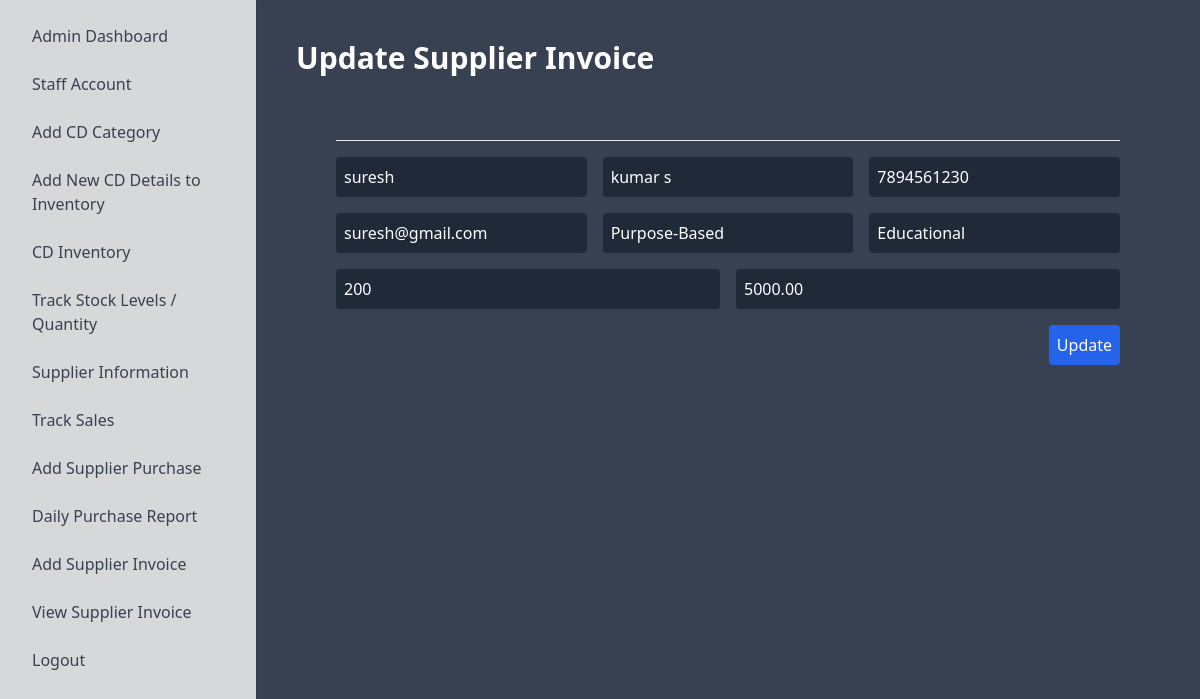
The app's page /admins/admin_update_supinvoice_detail?id=2 with its own data.
### admins/models.py (models this page shows, shortened)
class SupplierInvoice(models.Model):
    id = models.AutoField(primary_key=True)
    first_name = models.CharField(max_length=100)
    last_name = models.CharField(max_length=100)
    contact = models.CharField(max_length=15)
    email = models.EmailField()
    category = models.CharField(max_length=100, null=True, blank=True)
    subcategory = models.CharField(max_length=100, null=True, blank=True)
    quantity = models.PositiveIntegerField(null=True, blank=True)
    total_price = models.DecimalField(max_digits=10, decimal_places=2)
    created_at = models.DateTimeField(auto_now_add=True)

### admins/views.py (the view)
# urls.py: path('admin_update_supinvoice_detail', admin_update_supinvoice_detail, name='admin_update_supinvoice_detail'),
def admin_update_supinvoice_detail(request):
    user_id = request.GET.get('id')
    if not user_id:
        messages.error(request, "No user ID provided.")
        return redirect('viewsupplierinvoice')
    user = get_object_or_404(SupplierInvoice, id=user_id)
    return render(request, 'admin/admin_update_supinvoice_detail.html', {'user': user})

### templates/admin/admin_update_supinvoice_detail.html (shortened to what this page needs)
<!DOCTYPE html>
<html lang="en">
<head>
    <link href="https://cdn.jsdelivr.net/npm/tailwindcss@2.2.19/dist/tailwind.min.css" rel="stylesheet">
</head>
<body class="bg-gray-700 text-white">
    <div class="flex">
        <div class="sidebar bg-white shadow-md w-64 p-4" style="background-color: #d7d8da;">
            {% include 'admin/adminnav.html' %}
        </div>
        <div class="flex-1 p-10">
            <h1 class="text-3xl font-bold mb-6">Update Supplier Invoice</h1>
            <div class="flex-1 p-10">
                <hr>
                <div class="transparent-layer mb-6">
                    <form action="{% url 'admin_update_supinvoice_detailaction' %}" method="POST" class="space-y-4">
                        <div class="flex space-x-4">
                            <input type="text" name="first_name" placeholder="First Name" value="{{ user.first_name }}" class="p-2 w-1/3 rounded bg-gray-800 text-white">
                            <input type="text" name="last_name" placeholder="Last Name" value="{{ user.last_name }}" class="p-2 w-1/3 rounded bg-gray-800 text-white">
                            <input type="text" name="contact" placeholder="contact" value="{{ user.contact }}" class="p-2 w-1/3 rounded bg-gray-800 text-white">
                        </div>
                        <div class="flex space-x-4">
                            <input type="email" name="email" placeholder="Email" value="{{ user.email }}" class="p-2 w-1/2 rounded bg-gray-800 text-white">
                            <input type="text" name="category" placeholder="category" value="{{ user.category }}" class="p-2 w-1/2 rounded bg-gray-800 text-white">
                            <input type="text" name="subcategory" placeholder="subcategory" value="{{ user.subcategory }}" class="p-2 w-1/2 rounded bg-gray-800 text-white">
                        </div>
                        <div class="flex space-x-4">
                            <input type="text" name="quantity" placeholder="quantity" value="{{ user.quantity }}" class="p-2 w-1/2 rounded bg-gray-800 text-white">
                            <input type="text" name="total_price" placeholder="total_price" value="{{ user.total_price }}" class="p-2 w-1/2 rounded bg-gray-800 text-white">
                        </div>
                        <div class="flex justify-end">
                            <button type="submit" class="p-2 bg-blue-600 hover:bg-blue-700 rounded">Update</button>
                        </div>
                    </form>
                </div>
            </div>
        </div>
    </div>
</body>
</html>

### templates/admin/admin_update_supinvoice_detail.html (style rules this page uses)
.sidebar { height: 100vh; overflow-y: auto; }

### records on screen
SupplierInvoice: first_name "suresh", last_name "kumar s", contact "7894561230", email "suresh@gmail.com", category "Purpose-Based", subcategory "Educational", quantity "200", total_price "5000.00"
